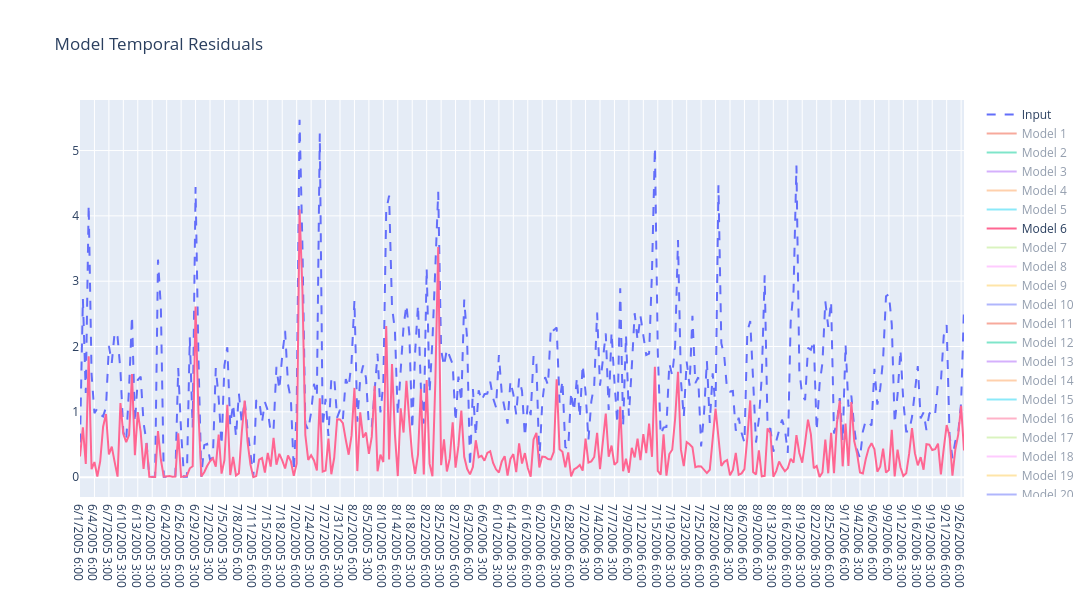

Source (notebook cell):
### Code cell
temporal_residuals = []
for i in range(0, len(batch_br.results)-1):
    result = batch_br.results[i]
    model_residual = np.abs(result.V - result.WH)
    temporal_residuals.append(model_residual)
x = dh_br.input_data_df.index
feature_i = 0
temporal_fig = go.Figure()
temporal_fig.add_trace(go.Scatter(x=x, y=batch_br.V[:,feature_i], name="Input", line=dict(dash='dash', width=2)))
for i, t in enumerate(temporal_residuals):
    visible = "legendonly"
    if i == batch_br.best_model:
        visible = True
    y = t[:,feature_i]
    temporal_fig.add_trace(go.Scatter(x=x, y=y, mode='lines', name=f"Model {i+1}", visible=visible))
temporal_fig.update_layout(title="Model Temporal Residuals", width=1200, height=600, hovermode='x')
temporal_fig.show()

### Figure 1 — Plotly figure (JSON) as saved in the notebook; plotly's stock layout.template omitted (floating-point values rounded to 4 significant figures; data arrays with more than 128 entries replaced by an {"elided": "..."} marker saying what was removed)
{"data": [{"line": {"dash": "dash", "width": 2}, "name": "Input", "type": "scatter", "x": {"elided": "307 str values"}, "y": {"elided": "307 float values"}}, {"mode": "lines", "name": "Model 1", "type": "scatter", "visible": "legendonly", "x": {"elided": "307 str values"}, "y": {"elided": "307 float values"}}, {"mode": "lines", "name": "Model 2", "type": "scatter", "visible": "legendonly", "x": {"elided": "307 str values"}, "y": {"elided": "307 float values"}}, {"mode": "lines", "name": "Model 3", "type": "scatter", "visible": "legendonly", "x": {"elided": "307 str values"}, "y": {"elided": "307 float values"}}, {"mode": "lines", "name": "Model 4", "type": "scatter", "visible": "legendonly", "x": {"elided": "307 str values"}, "y": {"elided": "307 float values"}}, {"mode": "lines", "name": "Model 5", "type": "scatter", "visible": "legendonly", "x": {"elided": "307 str values"}, "y": {"elided": "307 float values"}}, {"mode": "lines", "name": "Model 6", "type": "scatter", "visible": true, "x": {"elided": "307 str values"}, "y": {"elided": "307 float values"}}, {"mode": "lines", "name": "Model 7", "type": "scatter", "visible": "legendonly", "x": {"elided": "307 str values"}, "y": {"elided": "307 float values"}}, {"mode": "lines", "name": "Model 8", "type": "scatter", "visible": "legendonly", "x": {"elided": "307 str values"}, "y": {"elided": "307 float values"}}, {"mode": "lines", "name": "Model 9", "type": "scatter", "visible": "legendonly", "x": {"elided": "307 str values"}, "y": {"elided": "307 float values"}}, {"mode": "lines", "name": "Model 10", "type": "scatter", "visible": "legendonly", "x": {"elided": "307 str values"}, "y": {"elided": "307 float values"}}, {"mode": "lines", "name": "Model 11", "type": "scatter", "visible": "legendonly", "x": {"elided": "307 str values"}, "y": {"elided": "307 float values"}}, {"mode": "lines", "name": "Model 12", "type": "scatter", "visible": "legendonly", "x": {"elided": "307 str values"}, "y": {"elided": "307 float values"}}, {"mode": "lines", "name": "Model 13", "type": "scatter", "visible": "legendonly", "x": {"elided": "307 str values"}, "y": {"elided": "307 float values"}}, {"mode": "lines", "name": "Model 14", "type": "scatter", "visible": "legendonly", "x": {"elided": "307 str values"}, "y": {"elided": "307 float values"}}, {"mode": "lines", "name": "Model 15", "type": "scatter", "visible": "legendonly", "x": {"elided": "307 str values"}, "y": {"elided": "307 float values"}}, {"mode": "lines", "name": "Model 16", "type": "scatter", "visible": "legendonly", "x": {"elided": "307 str values"}, "y": {"elided": "307 float values"}}, {"mode": "lines", "name": "Model 17", "type": "scatter", "visible": "legendonly", "x": {"elided": "307 str values"}, "y": {"elided": "307 float values"}}, {"mode": "lines", "name": "Model 18", "type": "scatter", "visible": "legendonly", "x": {"elided": "307 str values"}, "y": {"elided": "307 float values"}}, {"mode": "lines", "name": "Model 19", "type": "scatter", "visible": "legendonly", "x": {"elided": "307 str values"}, "y": {"elided": "307 float values"}}, {"mode": "lines", "name": "Model 20", "type": "scatter", "visible": "legendonly", "x": {"elided": "307 str values"}, "y": {"elided": "307 float values"}}], "layout": {"height": 600, "hovermode": "x", "title": {"text": "Model Temporal Residuals"}, "width": 1200, "xaxis": {"autorange": true, "range": [0, 306], "type": "category"}, "yaxis": {"autorange": true, "range": [-0.3038, 5.774], "type": "linear"}}}
